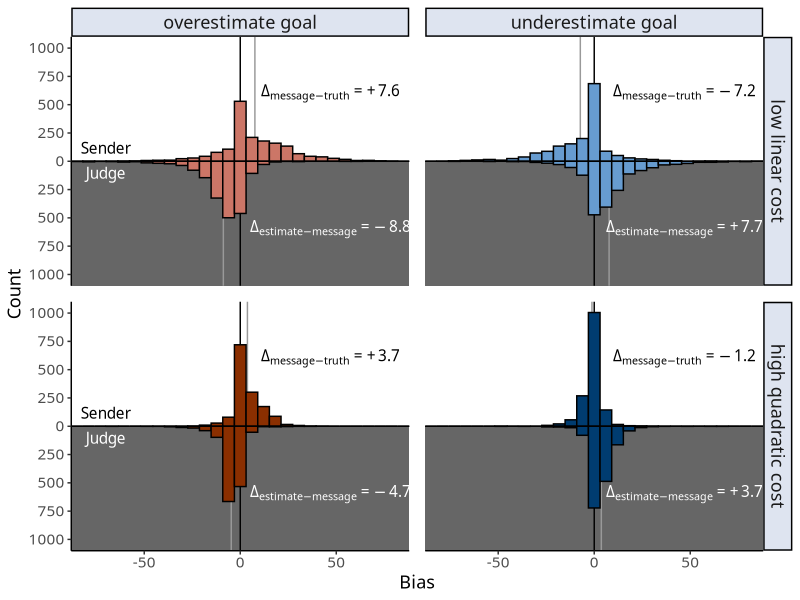
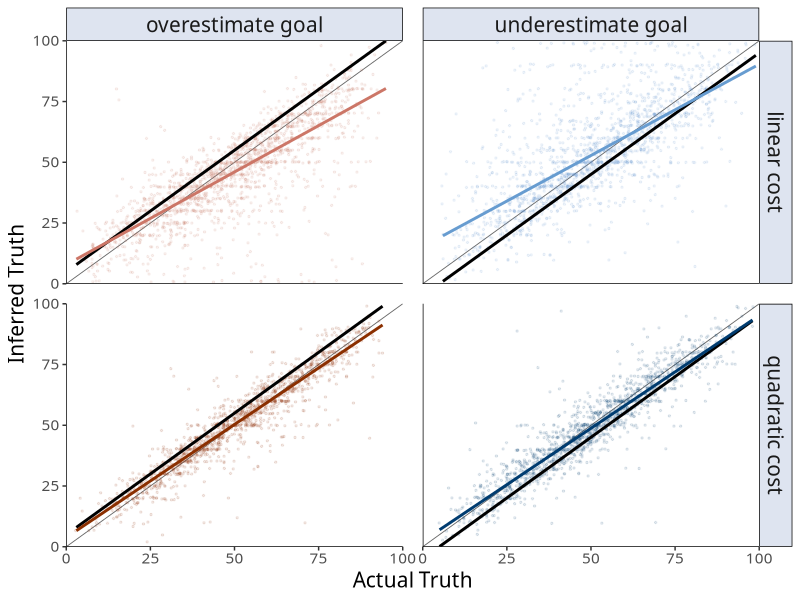
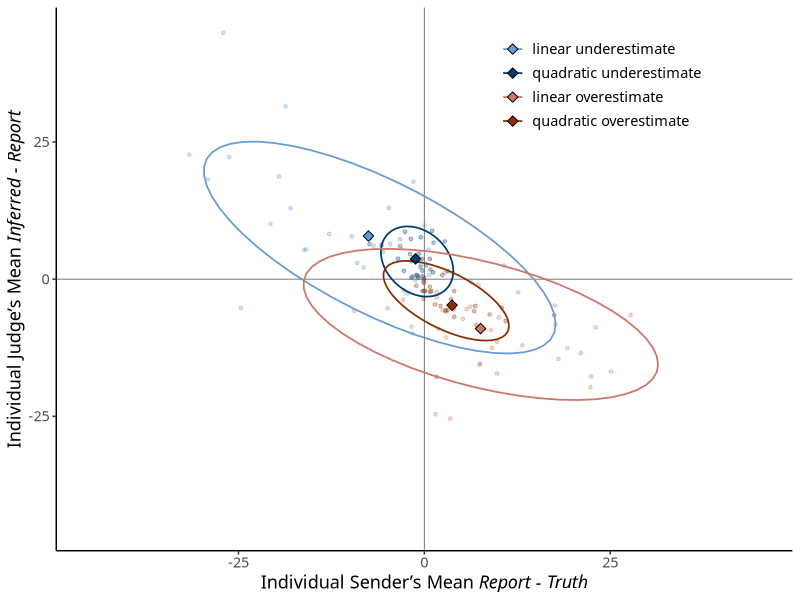
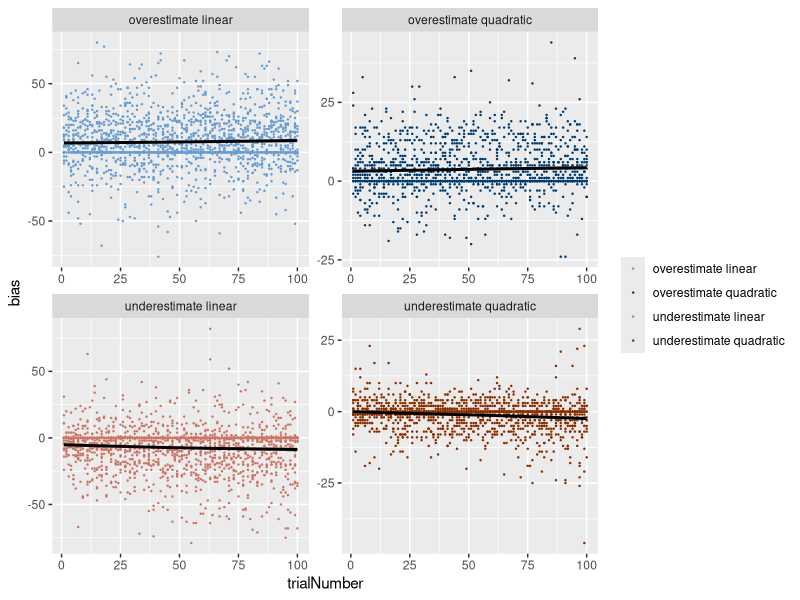
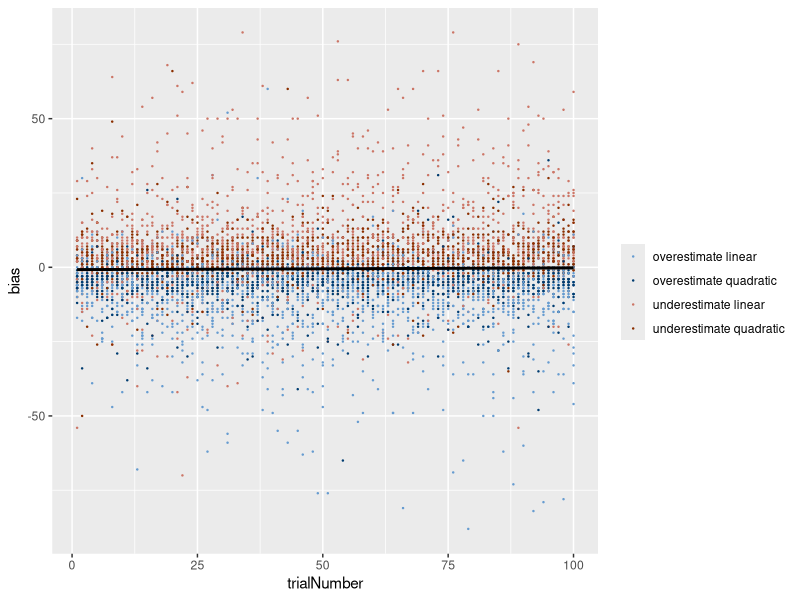
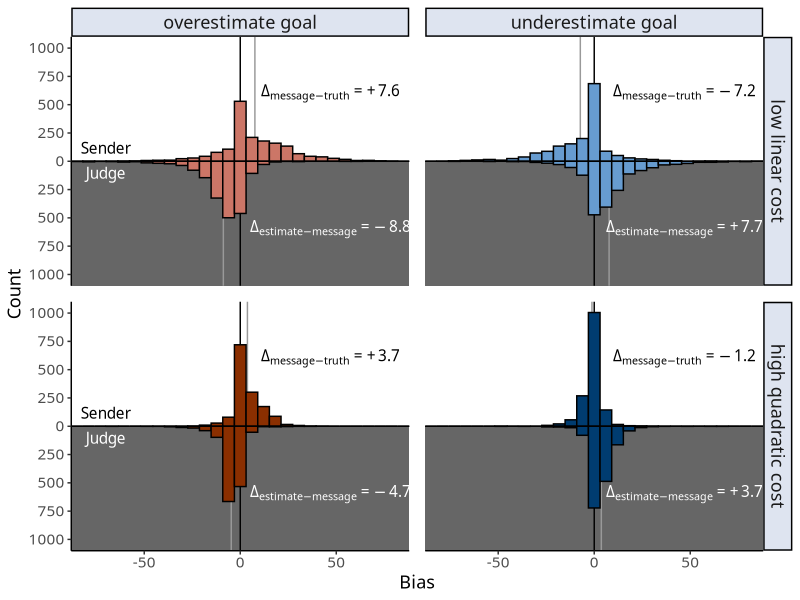
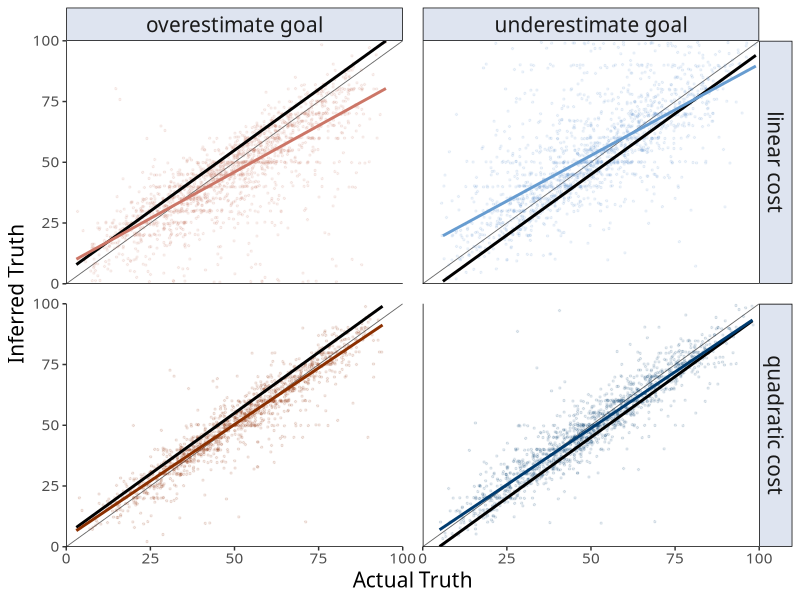
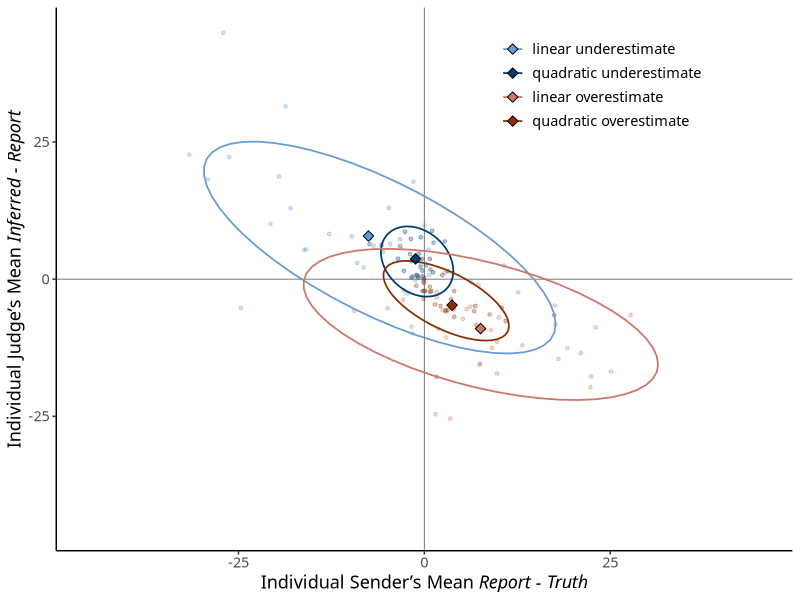

These charts were generated, in order, by the following R code:
## ---- chunk 1
knitr::opts_chunk$set(echo = TRUE)
library(tidyverse)
library(lme4)
library(lmerTest)
library(ggthemes)
library(ggtext)

trials <- read_csv("trials.csv") %>%
  mutate(goal = paste0(goal, "estimate"),
         goal = as.factor(goal),
         cost = ifelse(cost=="unif", "linear", "quadratic"),
         cond = paste(goal, cost))

sender <- trials %>% filter(roleCurrent=="sender") %>%
  mutate(bias = ksay-k)
receiver <- trials %>% filter(roleCurrent=="receiver") %>%
  mutate(bias = kest-ksay)

fontfam = "Optima"
panelcolor = "#dee4f0"
condcolors = c("#cc7667","#8b2f00","#679cd0","#003c70")
## ---- chunk 2
trials %>%
  distinct(subjID, goal, cost) %>%
  count(goal, cost)
## ---- chunk 3
cor.test(sender$ksay, sender$k) # r = 0.73, t(6374) = 84.52, p < 0.0001
cor(sender$ksay, sender$k)^2 # r^2 = 0.53

contrasts(sender$goal) <- contr.sum(2)
summary(lmer(ksay ~ k + (1 | subjID), data=sender))$coef
summary(lmer(ksay ~ k + goal + (1 | subjID), data=sender))$coef
## ---- chunk 4
s.diff.df <- sender %>%
  mutate(kdiffs = ksay - k,
         costtype = ifelse(cost == "linear", "low", "high"),
         cost = paste(costtype, cost, "cost"),
         cost = factor(cost, levels=c("low linear cost", "high quadratic cost")),
         goal = paste(goal, "goal"))
s.bias <- sender %>%
  group_by(goal, cost) %>%
  summarise(bias.ksay = mean(ksay-k),
            median.ksay = median(ksay-k)) %>%
  mutate(bias = round(bias.ksay, 1),
         bias = ifelse(bias > 0, paste0("+",bias), as.character(bias)),
         bias = paste0("Delta[message - truth] == ", bias),
         costtype = ifelse(cost == "linear", "low", "high"),
         cost = paste(costtype, cost, "cost"),
         cost = factor(cost, levels=c("low linear cost", "high quadratic cost")),
         goal = paste(goal, "goal"))

r.diff.df <- receiver %>%
  mutate(kdiffs = kest - ksay,
         costtype = ifelse(cost == "linear", "low", "high"),
         cost = paste(costtype, cost, "cost"),
         cost = factor(cost, levels=c("low linear cost", "high quadratic cost")),
         goal = paste(goal, "goal"))
r.bias <- receiver %>%
  group_by(goal, cost) %>%
  summarise(bias.kest = mean(kest-ksay),
            median.kest = median(kest-ksay)) %>%
  mutate(bias = round(bias.kest, 1),
         bias = ifelse(bias > 0, paste0("+",bias), as.character(bias)),
         bias = paste0("Delta[estimate - message] == ", bias),
         costtype = ifelse(cost == "linear", "low", "high"),
         cost = paste(costtype, cost, "cost"),
         cost = factor(cost, levels=c("low linear cost", "high quadratic cost")),
         goal = paste(goal, "goal"))

ggplot() +
  geom_rect(data=s.diff.df, aes(xmin=-88, xmax=88, ymin=-1100, ymax=0), fill="gray40") +
  geom_vline(xintercept = 0) +
  geom_segment(data=s.bias, aes(x=bias.ksay, xend=bias.ksay, y=0, yend=1100), colour="gray60") +
  geom_segment(data=r.bias, aes(x=bias.kest, xend=bias.kest, y=0, yend=-1100), colour="gray60") +
  geom_histogram(data=s.diff.df, aes(x=kdiffs, y=..count.., fill=cond), colour="black") +
  geom_histogram(data=r.diff.df, aes(x=kdiffs, y=-..count.., fill=cond), colour="black") +
  geom_text(data=data.frame(goal="overestimate goal"), 
            aes(x=-70, y=120, label="Sender"), parse=TRUE,
            family=fontfam) +
  geom_text(data=data.frame(goal="overestimate goal"), 
            aes(x=-70, y=-120, label="Judge"), parse=TRUE, colour="white",
            family=fontfam) +
  geom_text(data=s.bias, aes(x=47, y=600, label=bias), 
            parse=TRUE, family=fontfam) +
  geom_text(data=r.bias, aes(x=47, y=-600, label=bias), 
            parse=TRUE, colour="white", family=fontfam) +
  scale_x_continuous("Bias", limits=c(-88,88), expand=c(0,0)) +
  scale_y_continuous("Count",
                     limits=c(-1100,1100), expand=c(0,0),
                     breaks=seq(-1000,1000,250), labels=c(seq(1000,0,-250),seq(250,1000,250))) +
  scale_fill_manual(values=condcolors) +
  facet_grid(cost ~ goal) +
  guides(fill=FALSE) +
  theme_classic() +
  theme(strip.background = element_rect(fill=panelcolor),
        strip.text = element_text(size=13, family=fontfam),
        panel.spacing = unit(0.8, "lines"),
        axis.title = element_text(size=13, family=fontfam),
        axis.text = element_text(size=11, family=fontfam))
ggsave("img/final_manuscript/player_hist.png", width=7.5, height=5)

# saving as pdf throws an "invalid font type" error
## ---- chunk 5
sender.stat <- sender %>%
  mutate(bias.ksay = ksay - k,
         goal = as.factor(goal),
         goal.c = goal,
         cost = as.factor(cost))

# sender overestimates > 0
sender.stat %>% # xbar = 5.87
  filter(goal == "overestimate") %>%
  summarise(mean = mean(bias.ksay))
sender.stat %>% # t(3171) = 22.34
  filter(goal == "overestimate") %>%
  pull(bias.ksay) %>%
  t.test(alternative="greater", mu=0)
# t$statistic
# t$parameter #df
# t$p.value
t.test(filter(sender.stat,goal == "overestimate")$ksay, filter(sender.stat,goal == "overestimate")$k, paired=T) #equivalent

# linear model
summary(lmer(bias.ksay ~ goal + (1|subjID), data=sender.stat))
summary(lmer(bias.ksay ~ (1|subjID) + (1|k), data=filter(sender.stat, goal=="overestimate"))) #beta = 6.14, t(117) = 4.65, p < 0.0001

# sender underestimates < 0
sender.stat %>% # xbar = -4.35
  filter(goal == "underestimate") %>%
  summarise(mean = mean(bias.ksay))
sender.stat %>% # t(3203) = -18.93
  filter(goal == "underestimate") %>%
  pull(bias.ksay) %>%
  t.test(alternative="less", mu=0)

#linear model
summary(lmer(bias.ksay ~ (1|subjID) + (1|k), data=filter(sender.stat, goal=="underestimate"))) #beta = -4.85, t(89) = -4.14, p < 0.0001

contrasts(sender.stat$goal.c) <- contr.sum(2)
# contrasts(sender.stat$cost) <- contr.treatment(2)
summary(lmer(bias.ksay ~ goal.c + (1 | subjID), data=sender.stat))
summary(lmer(bias.ksay ~ goal.c + goal:cost + (1 | subjID), data=sender.stat))
summary(lmer(bias.ksay ~ goal.c * cost + (1 | subjID), data=sender.stat))
summary(lm(bias.ksay ~ goal.c + goal:cost, data=sender.stat))

summary(lmer(ksay ~ k + goal.c + (1 | subjID), data=sender.stat))
summary(lmer(ksay ~ k + goal.c + goal:cost + (1 | subjID), data=sender.stat))
summary(lmer(ksay ~ k + goal.c * cost + (1 | subjID), data=sender.stat)) #this will do
summary(lmer(ksay ~ k + goal.c * cost + (1 | subjID), data=sender.stat))$coef

m.full <- lmer(ksay ~ k * goal.c * cost + (1 | subjID), data=sender.stat)
summary(m.full)
m.noInterKGoal <- lmer(ksay ~ k + goal.c * cost + k:cost + k:goal + (1 | subjID), data=sender.stat)
summary(m.noInterKGoal)
anova(m.full, m.noInterKGoal)
## ---- chunk 6
s.over <- sender.stat %>%
  filter(goal == "overestimate") 
mean(filter(s.over, cost=="linear")$bias.ksay) - mean(filter(s.over, cost=="quadratic")$bias.ksay) # dbar = 3.89
t.test(filter(s.over, cost=="linear")$bias.ksay, # t(2380) = 7.98
       filter(s.over, cost=="quadratic")$bias.ksay, 
       alternative="greater", var.equal=FALSE)
contrasts(s.over$cost) <- c(1,0)
summary(lmer(bias.ksay ~ cost + (1|subjID) + (1|k), data=s.over)) #beta = -3.86, t(63) = -1.83, p = .07

s.under <- sender.stat %>%
  filter(goal == "underestimate") 
mean(filter(s.under, cost=="linear")$bias.ksay) - mean(filter(s.under, cost=="quadratic")$bias.ksay) # dbar = -6.06
t.test(filter(s.under, cost=="linear")$bias.ksay, # t(2029) = -14.06
       filter(s.under, cost=="quadratic")$bias.ksay, 
       alternative="less", var.equal=FALSE)
summary(lmer(bias.ksay ~ cost + (1|subjID) + (1|k), data=s.under)) #beta = 6.32, t(64) = 3.15, p < .01

#combined
s.comb <- s.under %>%
  mutate(bias.ksay = -bias.ksay) %>%
  bind_rows(s.over) %>%
  mutate(cost = factor(cost, levels=c("quadratic","linear")))

summary(lmer(bias.ksay ~ cost + (1|subjID) + (1|k), data=s.comb)) #beta = 5.11, t(129) = 3.47, p < 0.001
## ---- chunk 7
receiver.stat <- receiver %>%
  mutate(bias.ksay = kest - ksay,
         goal = as.factor(goal),
         goal.c = goal,
         cost = as.factor(cost))

# receiver  kest - ksay < 0
receiver.stat %>% # xbar = -6.97
  filter(goal == "overestimate") %>%
  summarise(mean = mean(bias.ksay))
receiver.stat %>% # t(3205) = -37.47
  filter(goal == "overestimate") %>%
  pull(bias.ksay) %>%
  t.test(alternative="less", mu=0)
summary(lmer(bias.ksay ~ (1|subjID) + (1|ksay), data=filter(receiver.stat, goal=="overestimate"))) #beta = -6.96, t(100) = -8.17, p < 0.0001

contrasts(receiver.stat$goal.c) <- c(1,-1)
summary(lmer(bias.ksay ~ goal.c + (1 | subjID), data=receiver.stat))

# receiver  kest - ksay > 0
receiver.stat %>% # xbar = 5.83
  filter(goal == "underestimate") %>%
  summarise(mean = mean(bias.ksay))
receiver.stat %>% # t(3275) = 27.45
  filter(goal == "underestimate") %>%
  pull(bias.ksay) %>%
  t.test(alternative="greater", mu=0)
summary(lmer(bias.ksay ~ (1|subjID) + (1|ksay), data=filter(receiver.stat, goal=="underestimate"))) #beta = 5.75, t(89) = 5.12, p < 0.0001
## ---- chunk 8
r.over <- receiver.stat %>%
  filter(goal == "overestimate") 
mean(filter(r.over, cost=="linear")$bias.ksay) - mean(filter(r.over, cost=="quadratic")$bias.ksay) # dbar = -4.11
t.test(filter(r.over, cost=="linear")$bias.ksay, # t(2792) = -11.86
       filter(r.over, cost=="quadratic")$bias.ksay, 
       alternative="less", var.equal=FALSE)
summary(lmer(bias.ksay ~ cost + (1|subjID) + (1|ksay), data=r.over)) #beta = -3.86, t(63) = -1.83, p = .07

r.under <- receiver.stat %>%
  filter(goal == "underestimate") 
mean(filter(r.under, cost=="linear")$bias.ksay) - mean(filter(r.under, cost=="quadratic")$bias.ksay) # dbar = 4.05
t.test(filter(r.under, cost=="linear")$bias.ksay, # t(2477) = 10.03
       filter(r.under, cost=="quadratic")$bias.ksay, 
       alternative="greater", var.equal=FALSE)

#combined analysis
summary(lmer(bias.ksay ~ cost + (1|subjID) + (1|ksay), data=r.under)) #beta = -3.86, t(63) = -1.83, p = .07

#combined
r.comb <- r.under %>%
  mutate(bias.ksay = -bias.ksay) %>%
  bind_rows(r.over) %>%
  mutate(cost = factor(cost, levels=c("quadratic","linear")))

summary(lmer(bias.ksay ~ cost + (1|subjID) + (1|k), data=r.comb)) #beta = -4.24, t(129) = -3.51, p < 0.001
## ---- chunk 9
summary(lmer(bias.ksay ~ goal + (1|subjID) + (1|ksay), 
             data=mutate(receiver.stat, 
                         bias.ksay = ifelse(goal == "overestimate", -bias.ksay, bias.ksay)))) #beta = -1.20, t(100) = -0.96, p = 0.341
## ---- chunk 10
trials.stat <- trials %>%
  mutate(bias = case_when(roleCurrent == "receiver" ~ kest - ksay,
                          roleCurrent == "sender" ~ ksay - k),
         bias.isPositive = bias > 0,
         bias = ifelse(roleCurrent == "receiver", -bias, bias),
         abs.bias = abs(bias),
         goal = as.factor(goal),
         goal.c = goal,
         cost = as.factor(cost))

summary(lmer(bias ~ roleCurrent + (1|subjID), data=trials.stat)) #no signif
summary(lmer(abs.bias ~ roleCurrent + (1|subjID), data=trials.stat)) #signif
  
full.model = lmer(abs.bias ~ goal + cost + roleCurrent + (1|subjID), data=trials.stat)
noRole.model = lmer(abs.bias ~ goal + cost + (1|subjID), data=trials.stat)
anova(full.model, noRole.model, test="LRT")
## ---- chunk 11
r.2 <- receiver %>%
  mutate(cost = paste(cost, "cost"),
         goal = paste(goal, "goal"))
abline.col = "gray40"
ai.col = "black"

ggplot(r.2, aes(x=k, y=kest, colour=cond)) +
  geom_abline(slope=1, colour=abline.col, size=0.3) +
  # geom_jitter(data=r2, aes(x=k, y=ksay), colour=ai.col, size=0.1, alpha=0.2) +
  geom_jitter(size=0.5, alpha=0.1) +
  geom_smooth(data=r.2, aes(x=k, y=ksay), method="lm", se=FALSE, size=1, colour=ai.col, alpha=0.5) +
  geom_smooth(method="lm", se=FALSE, size=1) +
  geom_hline(aes(yintercept=-Inf), colour="black", size=0.5, linetype="solid") + 
  geom_vline(aes(xintercept=-Inf), colour="black", size=0.5, linetype="solid") + 
  scale_x_continuous("Actual Truth", limits=c(0,100), expand=c(0,0)) +
  scale_y_continuous("Inferred Truth", limits=c(0,100), expand=c(0,0)) +
  scale_colour_manual(values=condcolors) +
  guides(colour=FALSE) +
  facet_grid(cost ~ goal) +
  theme_tufte() +
  theme(plot.background = element_rect(fill = "white", colour="white"),
        strip.background = element_rect(fill=panelcolor),
        strip.text = element_text(size=15, family="Optima"),
        panel.spacing = unit(1, "lines"),
        axis.title = element_text(size=15, family="Optima"),
        axis.text = element_text(size=11, family="Optima"))
ggsave("img/final/bias_lines.png", width=6,height=5.6)
## ---- chunk 12
receiver %>%
  group_by(goal, cost) %>%
  summarise(bias.ksay = mean(ksay-k),
            bias.kest = mean(kest-k))
## ---- chunk 13

## ---- chunk 14
condcolors2 = c("#679cd0","#003c70","#cc7667","#8b2f00")
s2 <- sender %>%
  group_by(subjID, cost, goal, cond) %>%
  summarise(mean.ksay = mean(ksay-k))
c(min(s2$mean.ksay),max(s2$mean.ksay))

r2 <- receiver %>%
  group_by(subjID) %>%
  summarise(mean.kest = mean(kest-ksay))
c(min(r2$mean.kest),max(r2$mean.kest))

sr.2 <- s2 %>%
  left_join(r2) %>%
  mutate(cond = paste(cost, goal),
         cond = factor(cond,
                       levels=c("linear underestimate",
                                "quadratic underestimate",
                                "linear overestimate",
                                "quadratic overestimate")))
sr.2.summ <- sr.2 %>%
  group_by(cond) %>%
  summarise(r.mean = mean(mean.kest),
            r.se = sd(mean.kest)/sqrt(n()),
            s.mean = mean(mean.ksay),
            s.se = sd(mean.ksay)/sqrt(n()))

ggplot(sr.2, aes(x=mean.ksay, y=mean.kest, colour=cond)) +
  geom_hline(yintercept=0, colour="gray40", size=0.3) +
  geom_vline(xintercept=0, colour="gray40", size=0.3) +
  geom_point(size=1, alpha=0.3, show.legend = FALSE) +
  # geom_smooth(method="lm") +
  stat_ellipse(size=0.6) +
  geom_point(data=sr.2.summ, aes(x=s.mean, y=r.mean, fill=cond),
             shape=23, colour="black", size=2.5) +
  # geom_linerange(data=sr.2.summ, 
  #                aes(x=s.mean, y=r.mean, ymin=r.mean-r.se, ymax=r.mean+r.se), 
  #                size=0.8, show.legend = FALSE) +
  # geom_linerange(data=sr.2.summ, 
  #                aes(x=s.mean, xmin=s.mean-s.se, xmax=s.mean+s.se, y=r.mean), 
  #                size=0.8, show.legend = FALSE) +
  scale_x_continuous("Individual Sender's Mean *Report - Truth*", limits=c(-45, 45)) +
  scale_y_continuous("Individual Judge's Mean *Inferred - Report*", 
                     limits=c(-45, 45)) +
  scale_colour_manual("", values=condcolors2) +
  scale_fill_manual("", values=condcolors2) +
  # facet_wrap(~cost) +
  theme_classic() +
  theme(legend.position = c(0.74, 0.88),
        strip.background = element_rect(fill=panelcolor),
        text=element_text(size=13, family="Optima"),
        axis.title.x = element_markdown(),
        axis.title.y = element_markdown())
ggsave("img/final/indiv_lambda.png", width=5, height=4.5)
## ---- chunk 15
# sb <- sender %>%
#   mutate(bias.ksay = ksay-k)
# rb <- receiver %>%
#   mutate(bias.kest = kest-ksay)

s3 <- sender %>%
  group_by(cost, goal) %>%
  summarise(mean.ksay = mean(ksay-k))

r3 <- receiver %>%
  group_by(cost, goal) %>%
  summarise(mean.kest = mean(kest-ksay))
comp.aggr <- s3 %>%
  left_join(r3) %>%
  rename(aggr.ksay = mean.ksay,
         aggr.kest = mean.kest)


comp.aggr
cor.test(comp.aggr$aggr.ksay, comp.aggr$aggr.kest) # r = -0.98, t(2) = -7.77, p = 0.016
## ---- chunk 16
sr.2.groups <- sr.2 %>%
  left_join(comp.aggr, by=c("cost","goal")) %>%
  mutate(corr.ksay = mean.ksay - aggr.ksay, #distance to aggregated means
         corr.kest = mean.kest - aggr.kest) 
  
  
cor.test(sr.2.groups$corr.ksay, sr.2.groups$corr.kest) # r = -0.57, t(129) = -7.79, p < 0.0001
cor(sr.2.groups$corr.ksay, sr.2.groups$corr.kest)^2

## ---- chunk 17
sender %>%
  ggplot(aes(x=trialNumber, y=bias, colour=cond)) +
  geom_point(size=0.2) +
  geom_smooth(colour="black") +
  scale_colour_manual("", values=condcolors2) +
  facet_wrap(~cond, scales="free")
summary(lmer(bias ~ trialNumber * cond + (1|subjID), data=sender))

receiver %>%
  ggplot(aes(x=trialNumber, y=bias, colour=cond)) +
  geom_point(size=0.2) +
  geom_smooth(colour="black") +
  scale_colour_manual("", values=condcolors2)
summary(lmer(bias ~ trialNumber * cond + (1|subjID), data=receiver))

learn.df <- data.frame()
for(i in unique(trials$subjID)){
  subj.df <- trials %>%
    filter(subjID == i)
  subj.s.df <- subj.df %>%
    filter(roleCurrent == "sender") %>%
    mutate(bias = ksay-k)
  subj.r.df <- subj.df %>%
    filter(roleCurrent == "receiver") %>%
    mutate(bias = kest-ksay)
  s.learn <- summary(lm(bias ~ trialNumber, data=subj.s.df))
  r.learn <- summary(lm(bias ~ trialNumber, data=subj.r.df))
  learn.df <- learn.df %>%
    bind_rows(data.frame(
      subjID = rep(unique(subj.df$subjID), 2),
      cond = rep(unique(subj.df$cond), 2),
      role = c("sender","receiver"),
      trialNumber.est = c(coef(s.learn)["trialNumber","Estimate"], coef(r.learn)["trialNumber","Estimate"]),
      trialNumber.se = c(coef(s.learn)["trialNumber","Std. Error"], coef(r.learn)["trialNumber","Std. Error"]),
      trialNumber.t = c(coef(s.learn)["trialNumber","t value"], coef(r.learn)["trialNumber","t value"]),
      trialNumber.pvalue = c(coef(s.learn)["trialNumber","Pr(>|t|)"], coef(r.learn)["trialNumber","Pr(>|t|)"])
    ))
}

learn.df %>%
  mutate(trialNumber.est = round(trialNumber.est, 2),
         signif = trialNumber.pvalue < 0.05) %>%
  count(role, signif)
